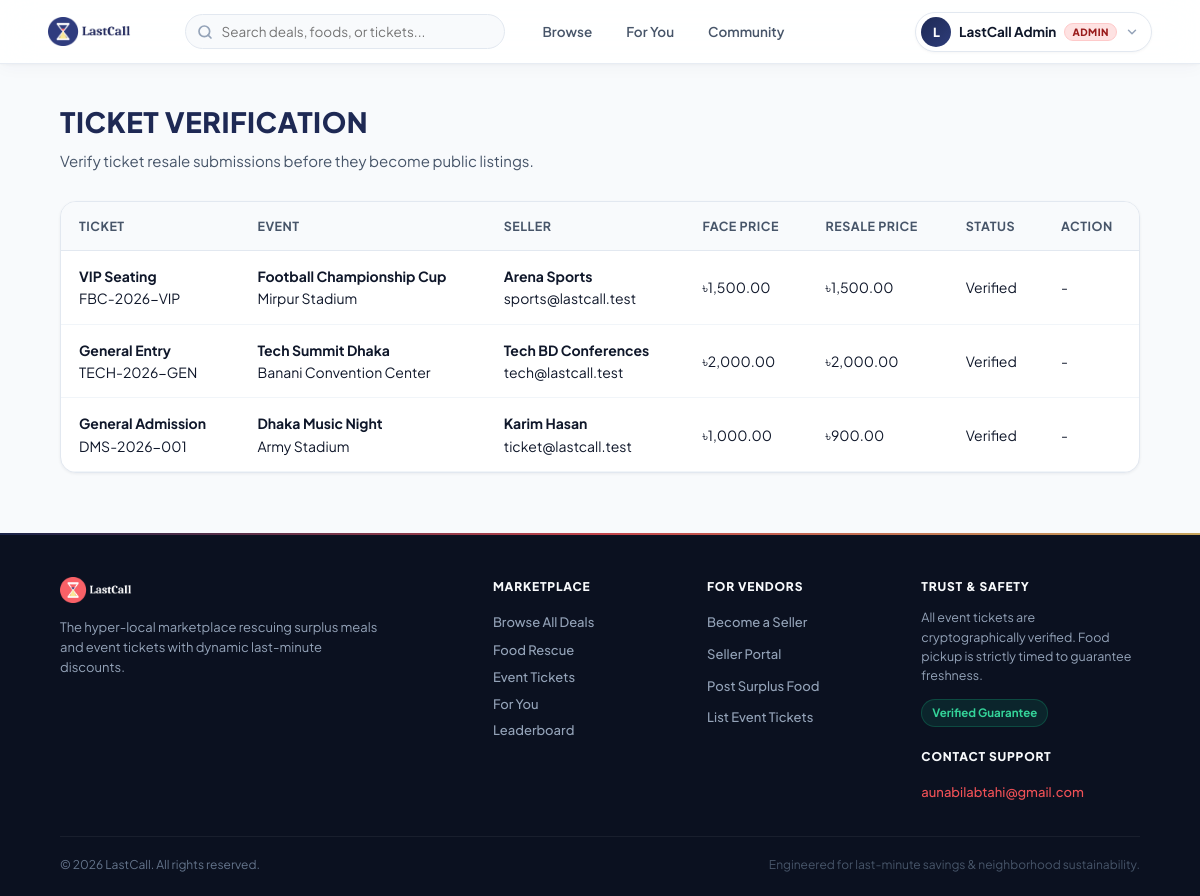
Screenshot of /admin/tickets.php (signed in) with the database file from the repository.
### tables this page shows
CREATE TABLE tickets (
    ticket_id INT UNSIGNED AUTO_INCREMENT PRIMARY KEY,
    event_id INT UNSIGNED NOT NULL,
    current_owner_id INT UNSIGNED NOT NULL,

    ticket_code VARCHAR(100) NOT NULL UNIQUE,
    ticket_type VARCHAR(100) NOT NULL,
    original_price DECIMAL(10,2) NOT NULL,

    verification_status ENUM('pending', 'verified', 'rejected') NOT NULL DEFAULT 'pending',
    availability_status ENUM('available', 'reserved', 'sold', 'invalid') NOT NULL DEFAULT 'available',

    created_at TIMESTAMP DEFAULT CURRENT_TIMESTAMP,

    CONSTRAINT fk_ticket_event
        FOREIGN KEY (event_id) REFERENCES events(event_id)
        ON DELETE RESTRICT,

    CONSTRAINT fk_ticket_owner
        FOREIGN KEY (current_owner_id) REFERENCES users(user_id)
        ON DELETE RESTRICT,

    INDEX idx_ticket_owner (current_owner_id)
);

CREATE TABLE events (
    event_id INT UNSIGNED AUTO_INCREMENT PRIMARY KEY,
    organizer_id INT UNSIGNED NOT NULL,
    location_id INT UNSIGNED NOT NULL,

    event_name VARCHAR(200) NOT NULL,
    description TEXT NULL,
    venue_name VARCHAR(150) NOT NULL,
    event_start_at DATETIME NOT NULL,

    event_status ENUM('upcoming', 'cancelled', 'completed') NOT NULL DEFAULT 'upcoming',
    created_at TIMESTAMP DEFAULT CURRENT_TIMESTAMP,

    CONSTRAINT fk_event_organizer
        FOREIGN KEY (organizer_id) REFERENCES users(user_id)
        ON DELETE RESTRICT,

    CONSTRAINT fk_event_location
        FOREIGN KEY (location_id) REFERENCES locations(location_id)
        ON DELETE RESTRICT,

    INDEX idx_event_start (event_start_at)
);

CREATE TABLE users (
    user_id INT UNSIGNED AUTO_INCREMENT PRIMARY KEY,
    full_name VARCHAR(120) NOT NULL,
    email VARCHAR(150) NOT NULL UNIQUE,
    phone VARCHAR(20) NOT NULL UNIQUE,
    password_hash VARCHAR(255) NOT NULL,
    profile_picture VARCHAR(255) NULL,
    role ENUM('buyer', 'seller', 'admin') NOT NULL DEFAULT 'buyer',
    location_id INT UNSIGNED NULL,

    terms_accepted TINYINT(1) NOT NULL DEFAULT 0,
    terms_version VARCHAR(30) NULL,
    terms_accepted_at DATETIME NULL,

    account_status ENUM('active', 'suspended', 'blocked') NOT NULL DEFAULT 'active',
    created_at TIMESTAMP DEFAULT CURRENT_TIMESTAMP,
    updated_at TIMESTAMP DEFAULT CURRENT_TIMESTAMP ON UPDATE CURRENT_TIMESTAMP,

    CONSTRAINT fk_user_location
        FOREIGN KEY (location_id) REFERENCES locations(location_id)
        ON DELETE SET NULL
);

CREATE TABLE listings (
    listing_id INT UNSIGNED AUTO_INCREMENT PRIMARY KEY,
    seller_id INT UNSIGNED NOT NULL,
    location_id INT UNSIGNED NOT NULL,

    listing_type ENUM('food', 'ticket') NOT NULL,
    title VARCHAR(200) NOT NULL,
    description TEXT NULL,
    image_url VARCHAR(255) NULL,

    original_price DECIMAL(10,2) NOT NULL,
    pickup_or_event_deadline DATETIME NOT NULL,

    listing_status ENUM(
        'draft',
        'active',
        'sold_out',
        'expired',
        'removed'
    ) NOT NULL DEFAULT 'draft',

    created_at TIMESTAMP DEFAULT CURRENT_TIMESTAMP,
    updated_at TIMESTAMP DEFAULT CURRENT_TIMESTAMP ON UPDATE CURRENT_TIMESTAMP,

    CONSTRAINT fk_listing_seller
        FOREIGN KEY (seller_id) REFERENCES users(user_id)
        ON DELETE RESTRICT,

    CONSTRAINT fk_listing_location
        FOREIGN KEY (location_id) REFERENCES locations(location_id)
        ON DELETE RESTRICT,

    INDEX idx_listing_search (
        listing_type,
        listing_status,
        pickup_or_event_deadline
    ),

    INDEX idx_listing_seller (seller_id)
);

### admin/tickets.php (the view, shortened to what this page needs)
<?php
require_once __DIR__ . "/../config/database.php";
$ticketsQuery = $pdo->query("
    SELECT
        t.ticket_id,
        t.ticket_code,
        t.ticket_type,
        t.original_price AS ticket_original_price,
        t.verification_status,
        t.availability_status,
        t.created_at,
        l.listing_id,
        l.title,
        l.original_price AS resale_price,
        l.pickup_or_event_deadline,
        l.listing_status,
        e.event_name,
        e.venue_name,
        e.event_start_at,
        u.full_name AS seller_name,
        u.email AS seller_email
    FROM tickets t
    JOIN ticket_listings tl ON tl.ticket_id = t.ticket_id
    JOIN listings l ON l.listing_id = tl.listing_id
    JOIN events e ON e.event_id = t.event_id
    JOIN users u ON u.user_id = t.current_owner_id
    ORDER BY
        CASE t.verification_status
            WHEN 'pending' THEN 1
            WHEN 'verified' THEN 2
            ELSE 3
        END,
        t.created_at DESC
");
$tickets = $ticketsQuery->fetchAll(PDO::FETCH_ASSOC);
function e(string $value): string {
    return htmlspecialchars($value, ENT_QUOTES, "UTF-8");
}
require_once __DIR__ . "/../includes/header.php";
?>
<main class="admin-container">
    <div class="section-heading">
        <h2>Ticket Verification</h2>
        <p>Verify ticket resale submissions before they become public listings.</p>
    </div>
    <div class="table-wrapper">
        <table class="admin-table">
            <thead>
                <tr>
                    <th>Ticket</th>
                    <th>Event</th>
                    <th>Seller</th>
                    <th>Face Price</th>
                    <th>Resale Price</th>
                    <th>Status</th>
                    <th>Action</th>
                </tr>
            </thead>
            <tbody>
                <?php foreach ($tickets as $ticket): ?>
                    <tr>
                        <td>
                            <strong><?= e($ticket["ticket_type"]) ?></strong>
                            <br>
                            <span><?= e($ticket["ticket_code"]) ?></span>
                        </td>
                        <td>
                            <strong><?= e($ticket["event_name"]) ?></strong>
                            <br>
                            <span><?= e($ticket["venue_name"]) ?></span>
                        </td>
                        <td>
                            <strong><?= e($ticket["seller_name"]) ?></strong>
                            <br>
                            <span><?= e($ticket["seller_email"]) ?></span>
                        </td>
                        <td>৳<?= number_format((float) $ticket["ticket_original_price"], 2) ?></td>
                        <td>৳<?= number_format((float) $ticket["resale_price"], 2) ?></td>
                        <td>
                            <span class="status <?= e($ticket["verification_status"]) ?>">
                                <?= e(ucfirst($ticket["verification_status"])) ?>
                            </span>
                        </td>
                        <td>
                            <?php if ($ticket["verification_status"] === "pending"): ?>
                                <form method="POST" class="action-form">
                                    <?= csrf_field() ?>
                                    <input
                                        type="hidden"
                                        name="ticket_id"
                                        value="<?= (int) $ticket["ticket_id"] ?>"
                                    >
                                    <button
                                        type="submit"
                                        name="action"
                                        value="approve"
                                        class="approve-button"
                                    >
                                        Approve
                                    </button>
                                    <button
                                        type="submit"
                                        name="action"
                                        value="reject"
                                        class="reject-button"
                                    >
                                        Reject
                                    </button>
                                </form>
                            <?php else: ?>
                                <span>-</span>
                            <?php endif; ?>
                        </td>
                    </tr>
                <?php endforeach; ?>
            </tbody>
        </table>
    </div>
</main>
<?php require_once __DIR__ . "/../includes/footer.php"; ?>

### assets/css/style.css (style rules this page uses)
:root { --brand-navy: #1e2954; --brand-navy-dark: #121833; --brand-navy-light: #2c3c78; --brand-navy-tint: #eef2fb; --brand-coral: #f05156; --brand-coral-hover: #dc3c41; --brand-coral-tint: #fef2f2; --brand-coral-border: #fecaca; --brand-gold: #f59e0b; --brand-gold-warm: #f4c96b; --brand-gold-tint: #fffbeb; --brand-gold-border: #fde68a; --brand-emerald: #10b981; --brand-emerald-dark: #059669; --brand-emerald-tint: #ecfdf5; --brand-emerald-border: #a7f3d0; --surface-bg: #f8fafc; --surface-card: #ffffff; --surface-muted: #f1f5f9; --surface-card-hover: #ffffff; --border-subtle: #e2e8f0; --border-medium: #cbd5e1; --border-focus: #1e2954; --text-primary: #0f172a; --text-secondary: #475569; --text-muted: #94a3b8; --text-light: #f8fafc; --font-sans: 'Plus Jakarta Sans', system-ui, -apple-system, BlinkMacSystemFont, 'Segoe UI', Roboto, sans-serif; --font-serif: 'Playfair Display', Georgia, serif; --radius-sm: 6px; --radius-md: 10px; --radius-lg: 16px; --radius-xl: 24px; --radius-full: 9999px; --shadow-sm: 0 1px 3px rgba(15, 23, 42, 0.06); --shadow-md: 0 4px 12px -2px rgba(15, 23, 42, 0.08), 0 2px 6px -2px rgba(15, 23, 42, 0.04); --shadow-lg: 0 12px 24px -4px rgba(30, 41, 84, 0.08), 0 4px 8px -4px rgba(30, 41, 84, 0.04); --shadow-xl: 0 20px 32px -6px rgba(30, 41, 84, 0.12), 0 8px 16px -6px rgba(30, 41, 84, 0.06); --shadow-card-hover: 0 20px 35px -8px rgba(30, 41, 84, 0.14), 0 10px 18px -6px rgba(30, 41, 84, 0.08); --transition-fast: 0.15s ease; --transition-smooth: 0.25s cubic-bezier(0.4, 0, 0.2, 1); }
* { box-sizing: border-box; margin: 0; padding: 0; }
html { scroll-behavior: smooth; }
body { font-family: var(--font-sans); background: var(--surface-bg); color: var(--text-primary); line-height: 1.6; -webkit-font-smoothing: antialiased; -moz-osx-font-smoothing: grayscale; min-height: 100vh; display: flex; flex-direction: column; }
.container, .admin-container { width: min(1280px, 90%); margin: 36px auto 60px; flex: 1; }
.section-heading { margin-bottom: 28px; }
.section-heading h2 { font-size: 28px; font-weight: 800; color: var(--brand-navy); letter-spacing: 0.5px; text-transform: uppercase; display: flex; align-items: center; gap: 12px; }
.section-heading p { color: var(--text-secondary); font-size: 15px; margin-top: 4px; }
.table-wrapper { background: white; border: 1px solid var(--border-subtle); border-radius: var(--radius-lg); box-shadow: var(--shadow-sm); overflow-x: auto; -webkit-overflow-scrolling: touch; margin-top: 16px; max-width: 100%; }
.admin-table, .dashboard-table { width: 100%; min-width: 620px; border-collapse: collapse; text-align: left; font-size: 14px; }
.admin-table th, .dashboard-table th { background: #f8fafc; color: var(--text-secondary); font-weight: 700; padding: 14px 18px; border-bottom: 1px solid var(--border-subtle); font-size: 12.5px; text-transform: uppercase; letter-spacing: 0.5px; }
.admin-table td, .dashboard-table td { padding: 14px 18px; border-bottom: 1px solid #f1f5f9; color: var(--text-primary); }

### rows the page displays
tickets: ticket_type "VIP Seating", ticket_code "FBC-2026-VIP", event.event_name "Football Championship Cup", event.venue_name "Mirpur Stadium", current_owner.full_name "Arena Sports", current_owner.email "sports@lastcall.test", original_price "1,500.00", listings.original_price "1,500.00", verification_status "Verified"
tickets: ticket_type "General Entry", ticket_code "TECH-2026-GEN", event.event_name "Tech Summit Dhaka", event.venue_name "Banani Convention Center", current_owner.full_name "Tech BD Conferences", current_owner.email "tech@lastcall.test", original_price "2,000.00", listings.original_price "2,000.00", verification_status "Verified"
tickets: ticket_type "General Admission", ticket_code "DMS-2026-001", event.event_name "Dhaka Music Night", event.venue_name "Army Stadium", current_owner.full_name "Karim Hasan", current_owner.email "ticket@lastcall.test", original_price "1,000.00", listings.original_price "900.00", verification_status "Verified"

### other values shown
mb_strtoupper(mb_substr($_userName, 0, 1)) "L"
$_userName "LastCall Admin"
$_role "ADMIN"
